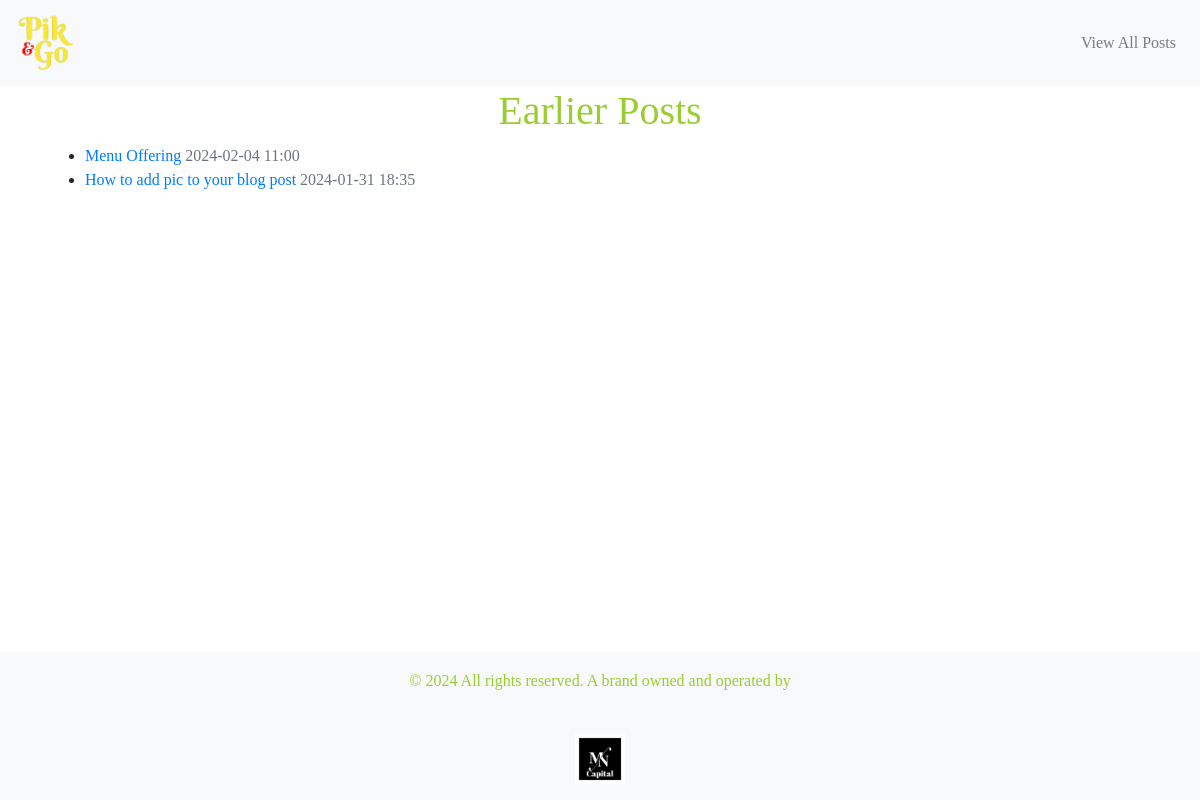
The page /earlier_posts on the database as committed earlier.
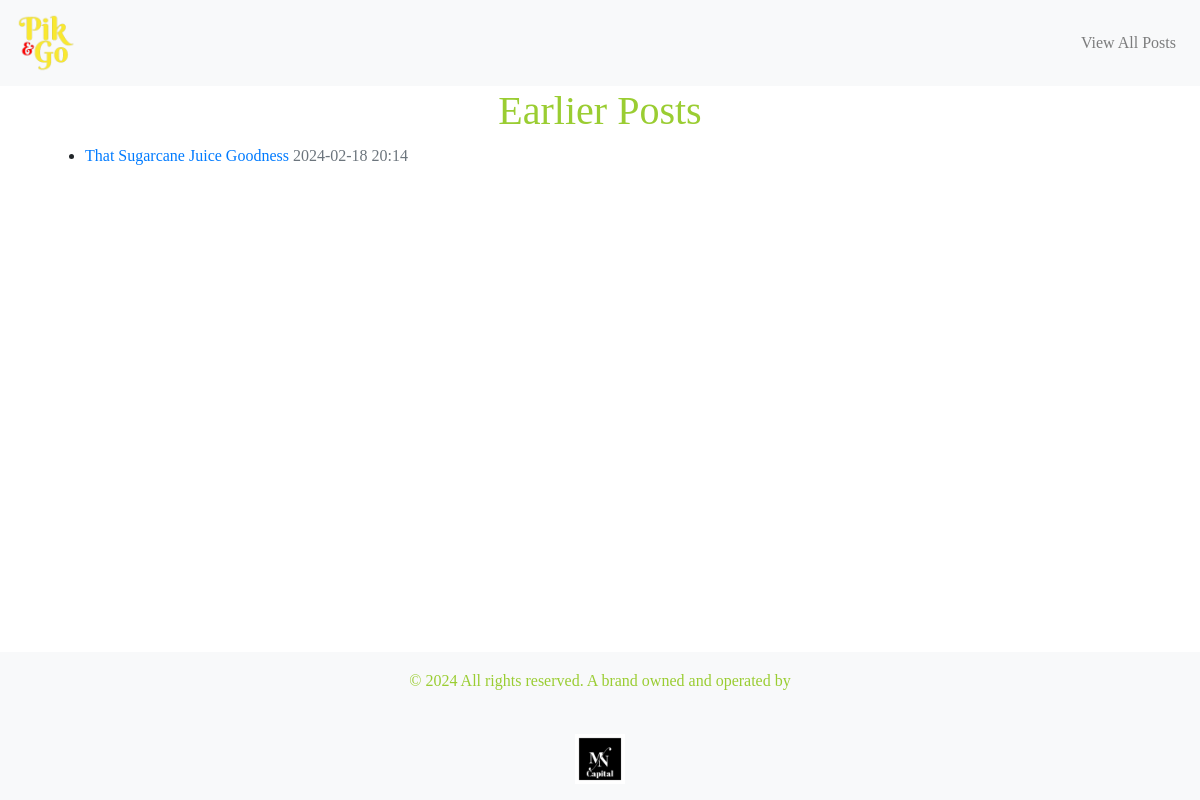
The same page on the database as committed later.
### app.py (models this page shows)
class Content(db.Model):
    id = db.Column(db.Integer, primary_key=True)
    title = db.Column(db.String(255), nullable=False)
    body = db.Column(db.Text, nullable=False)
    image_filename = db.Column(db.String(255))
    created_at = db.Column(db.DateTime, default=datetime.utcnow)

### app.py (the view)
@app.route('/earlier_posts')
def earlier_posts():
    posts = Content.query.order_by(Content.created_at.desc()).all()
    return render_template('earlier_posts.html', posts=posts)

### templates/earlier_posts.html
{% extends 'base.html' %}
{% block content %}
    <div class="container">
        <h1>Earlier Posts</h1>
        <ul>
            {% for post in posts %}
                <li>
                    <a href="{{ url_for('post', post_id=post.id) }}">{{ post.title }}</a>
                    <span class="text-muted">{{ post.created_at.strftime('%Y-%m-%d %H:%M') }}</span>
                </li>
            {% endfor %}
        </ul>
    </div>
{% endblock %}

Rows that differ between the two databases and show on the page:
removed Content: title "Menu Offering", created_at "2024-02-04 11:00"
removed Content: title "How to add pic to your blog post", created_at "2024-01-31 18:35"
added Content: title "That Sugarcane Juice Goodness", created_at "2024-02-18 20:14"
